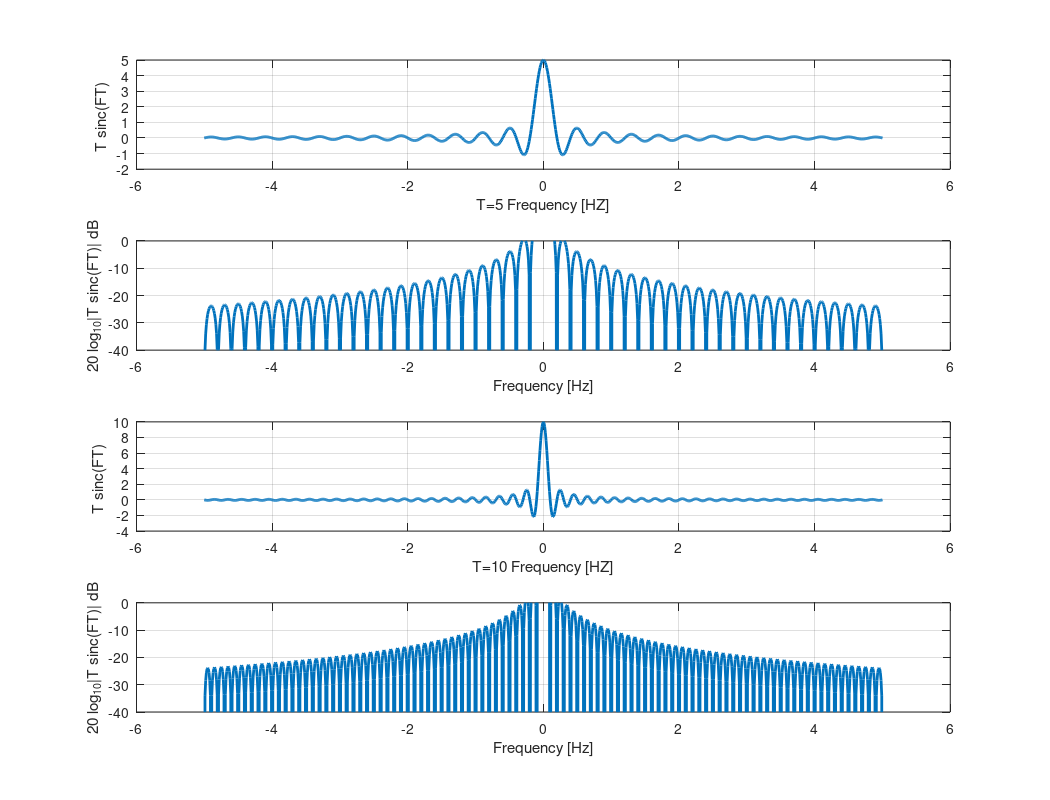

MATLAB code to generate this figure:
T=5
F=[-5:0.01:5]
S=T*sinc(F*T)
subplot(4,1,1);
plot(F,S,'LineWidth',2);
grid on;
xlabel('T=5 Frequency [HZ]');
ylabel('T sinc(FT) ');
subplot(4,1,2);
%
plot(F,20*log10(abs(S)),'LineWidth',2);
grid on;
ylim([-40 0]);
xlabel('Frequency [Hz]');
ylabel('20 log_{10}|T sinc(FT)| dB');
%
T=10
F=[-5:0.01:5]
S=T*sinc(F*T)
subplot(4,1,3)
plot(F,S,'LineWidth',2);
grid on;
xlabel('T=10 Frequency [HZ]');
ylabel('T sinc(FT) ');
%
subplot(4,1,4);
plot(F,20*log10(abs(S)),'LineWidth',2);
grid on;
ylim([-40 0]);
xlabel('Frequency [Hz]');
ylabel('20 log_{10}|T sinc(FT)| dB');
orient landscape;
print -dpng sincplot.png